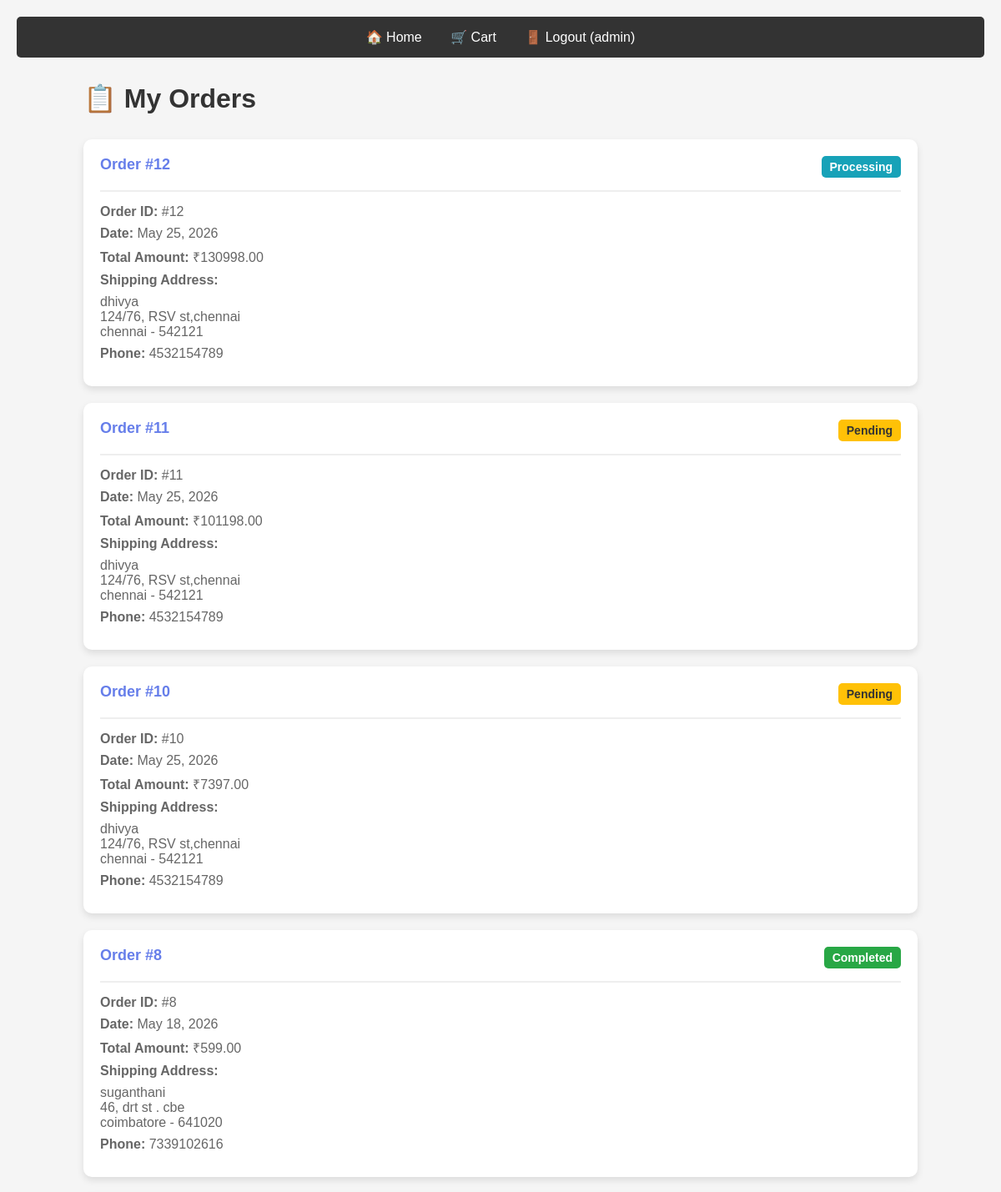
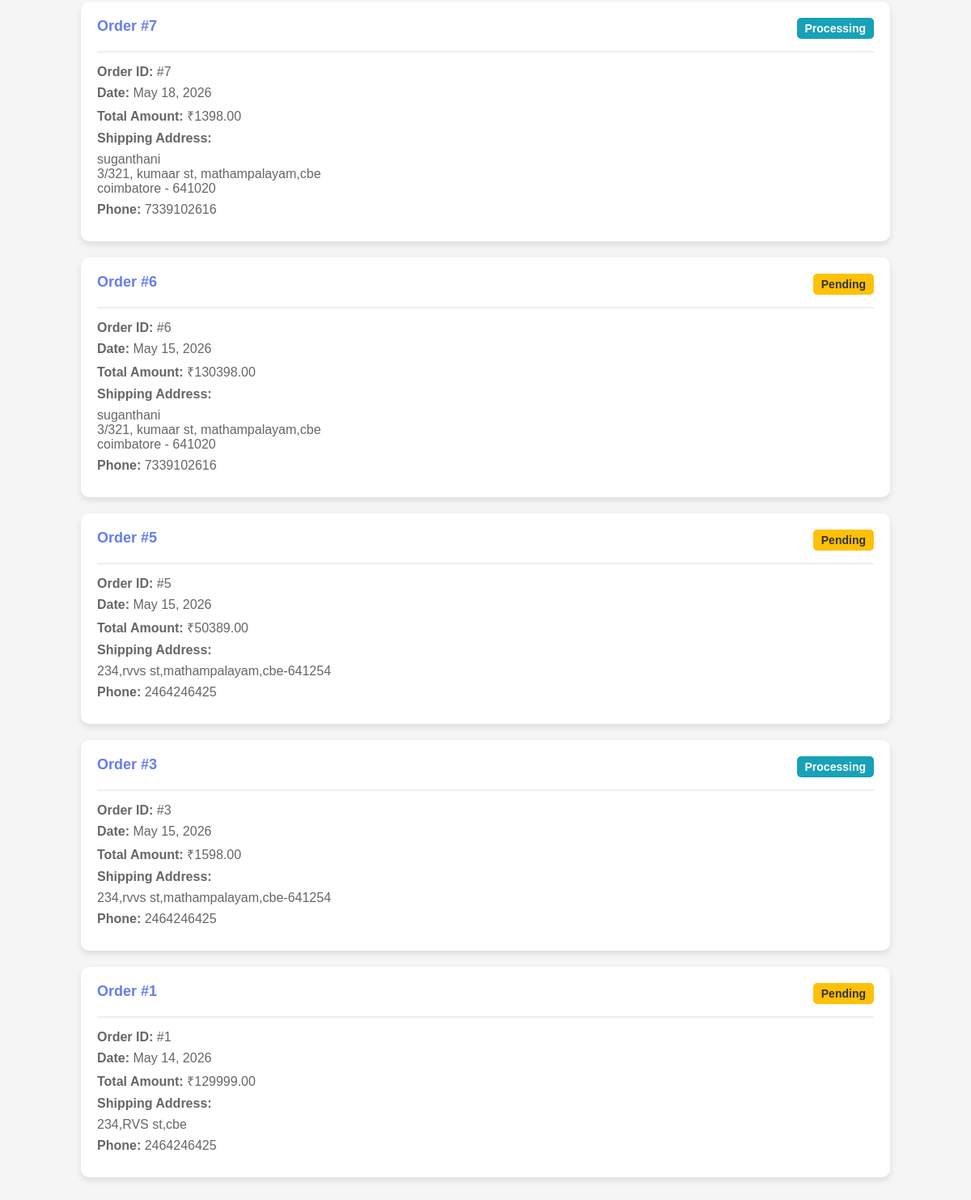
Screenshot of /orders/ (signed in) with the database file from the repository (2 pictures, top to bottom).
### store/models.py (models this page shows, shortened)
class Order(models.Model):
    STATUS_CHOICES = [
        ('pending', 'Pending'),
        ('processing', 'Processing'),
        ('completed', 'Completed'),
        ('cancelled', 'Cancelled'),
    ]
    user = models.ForeignKey(User, on_delete=models.CASCADE)
    cart = models.ForeignKey(Cart, on_delete=models.CASCADE)
    total_amount = models.DecimalField(max_digits=10, decimal_places=2)
    status = models.CharField(max_length=20, choices=STATUS_CHOICES, default='pending')
    shipping_address = models.TextField()
    phone = models.CharField(max_length=15)
    created_at = models.DateTimeField(auto_now_add=True)

### store/views.py (the view)
# urls.py: path('orders/', views.orders, name='orders'),
@login_required
def orders(request):
    user_orders = Order.objects.filter(user=request.user).order_by('-created_at')
    return render(request, 'orders.html', {'orders': user_orders})

### templates/orders.html (shortened to what this page needs)
<!DOCTYPE html>
<html lang="en">
<head>
</head>
<body>
    <div class="nav">
        <a href="/">🏠 Home</a>
        <a href="/cart/">🛒 Cart</a>
        {% if user.is_authenticated %}
            <a href="/logout/">🚪 Logout ({{ user.username }})</a>
        {% else %}
            <a href="/login/">🔐 Login</a>
        {% endif %}
    </div>
    <div class="container">
        <h1>📋 My Orders</h1>
        {% if orders %}
            {% for order in orders %}
            <div class="order-card">
                <div class="order-header">
                    <span class="order-id">Order #{{ order.id }}</span>
                    <span class="status status-{{ order.status }}">
                        {{ order.status|title }}
                    </span>
                </div>
                <div class="order-details">
                    <p><strong>Order ID:</strong> #{{ order.id }}</p>
                    <p><strong>Date:</strong> {{ order.created_at|date:"F d, Y" }}</p>
                    <p><strong>Total Amount:</strong> ₹{{ order.total_amount }}</p>
                    <p><strong>Shipping Address:</strong> {{ order.shipping_address|linebreaks }}</p>
                    <p><strong>Phone:</strong> {{ order.phone }}</p>
                </div>
            </div>
            {% endfor %}
        {% else %}
            <div class="empty">
                <p>You haven't placed any orders yet.</p>
                <a href="/" class="btn">Start Shopping 🛍️</a>
            </div>
        {% endif %}
    </div>
</body>
</html>

### templates/orders.html (style rules this page uses)
* { margin: 0; padding: 0; box-sizing: border-box; }
body { font-family: Arial, sans-serif; background-color: #f5f5f5; padding: 20px; }
.container { max-width: 1000px; margin: auto; }
h1 { margin-bottom: 30px; color: #333; }
.order-card { background: white; border-radius: 10px; padding: 20px; margin-bottom: 20px; box-shadow: 0 4px 8px rgba(0,0,0,0.1); }
.order-header { display: flex; justify-content: space-between; margin-bottom: 15px; padding-bottom: 15px; border-bottom: 2px solid #eee; }
.order-id { font-size: 18px; font-weight: bold; color: #667eea; }
.status { padding: 5px 10px; border-radius: 5px; font-size: 14px; font-weight: bold; }
.status-pending { background: #ffc107; color: #333; }
.status-completed { background: #28a745; color: white; }
.status-processing { background: #17a2b8; color: white; }
.order-details { margin-bottom: 10px; }
.order-details p { margin: 8px 0; color: #666; }
.nav { background: #333; padding: 15px; margin-bottom: 30px; text-align: center; border-radius: 5px; }
.nav a { color: white; text-decoration: none; margin: 0 15px; }

### rows the page displays
Order: id "12", status "Processing", created_at "May 25, 2026", total_amount "130998.00", shipping_address "dhivya 124/76, RSV st,chennai chennai - 542121", phone "4532154789"
Order: id "11", status "Pending", created_at "May 25, 2026", total_amount "101198.00", shipping_address "dhivya 124/76, RSV st,chennai chennai - 542121", phone "4532154789"
Order: id "10", status "Pending", created_at "May 25, 2026", total_amount "7397.00", shipping_address "dhivya 124/76, RSV st,chennai chennai - 542121", phone "4532154789"
Order: id "8", status "Completed", created_at "May 18, 2026", total_amount "599.00", shipping_address "suganthani 46, drt st . cbe coimbatore - 641020", phone "7339102616"
Order: id "7", status "Processing", created_at "May 18, 2026", total_amount "1398.00", shipping_address "suganthani 3/321, kumaar st, mathampalayam,cbe coimbatore - 641020", phone "7339102616"
Order: id "6", status "Pending", created_at "May 15, 2026", total_amount "130398.00", shipping_address "suganthani 3/321, kumaar st, mathampalayam,cbe coimbatore - 641020", phone "7339102616"
Order: id "5", status "Pending", created_at "May 15, 2026", total_amount "50389.00", shipping_address "234,rvvs st,mathampalayam,cbe-641254", phone "2464246425"
Order: id "3", status "Processing", created_at "May 15, 2026", total_amount "1598.00", shipping_address "234,rvvs st,mathampalayam,cbe-641254", phone "2464246425"
Order: id "1", status "Pending", created_at "May 14, 2026", total_amount "129999.00", shipping_address "234,RVS st,cbe", phone "2464246425"

### other values shown
{{ user.username }} "admin"
